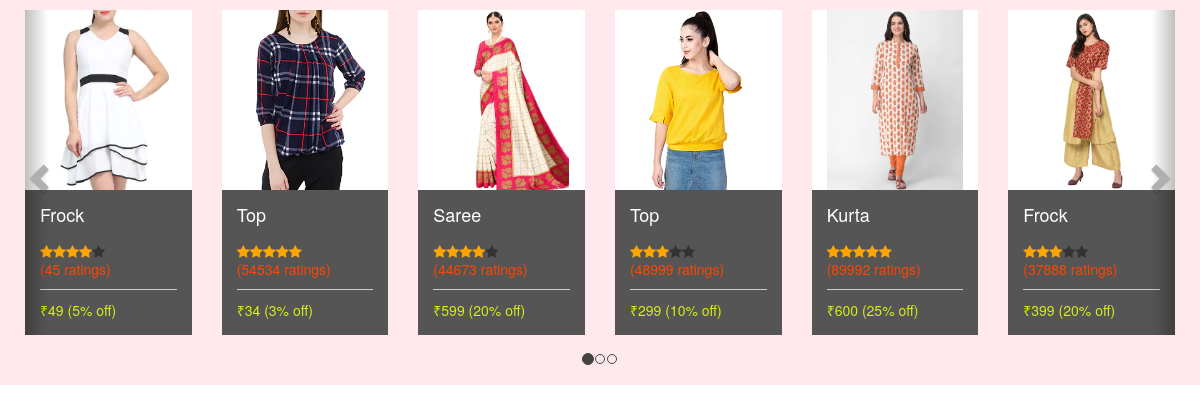
Page /productsliderwomen.php on the committed database.
### tables this page shows
CREATE TABLE `itemdetails` (
  `ItemID` mediumtext NOT NULL,
  `ItemName` varchar(100) NOT NULL,
  `ItemPrice` varchar(100) NOT NULL,
  `ItemDiscount` varchar(100) NOT NULL,
  `ItemRatings` varchar(100) NOT NULL,
  `ItemStars` int(5) NOT NULL,
  `ItemCategory` varchar(100) NOT NULL,
  `ItemDesc` mediumtext NOT NULL,
  `ItemImage` varchar(1000) NOT NULL,
  `ItemQuantity` mediumtext NOT NULL
);

### productsliderwomen.php (the view, shortened to what this page needs)
<?php
require "bootstrap.php";
require "includes/dbh_inc.php";
function make_query1($conn)
{
    $sql = "SELECT * FROM itemdetails where ItemCategory=?";
    $stmt  = mysqli_stmt_init($conn);
    if(!mysqli_stmt_prepare($stmt, $sql)){
        echo mysqli_error();
    }
    else{
        $category ='Women';
        mysqli_stmt_bind_param($stmt, "s", $category);
        mysqli_stmt_execute($stmt);
        $result = mysqli_stmt_get_result($stmt);
        return $result;
    }
}
function make_slide_indicators1($conn)
{
     $output = '';
     $count = 0;
    $subcount = 0;
     $result = make_query1($conn);
     while($row = mysqli_fetch_array($result))
     {
         if($count == 0)
         {
             $output .= '<li data-target="#abcwomen" data-slide-to="'.$count.'" class="active"></li>';
         }
         else if(($count%6 == 0) && $count != 0)
         {
             $subcount = $subcount+1;
             $output .= '<li data-target="#abcwomen" data-slide-to="'.$subcount.'"></li>';
         }
         $count = $count + 1;
     }
     return $output;
}
function make_slides1($conn)
{
     $output = '';
     $subcount = 0;
     $result = make_query1($conn);
     while($row = mysqli_fetch_array($result))
     {  $stars = '';
        if($subcount == 0)
        {
            $output .= '<div class="item active">
                        <div class="row">';
        }
         else if(($subcount%6 == 0) && $subcount != 0)
         {
             $output .= '</div></div><div class="item ">
                        <div class="row">';
         }
        $stars = '';
         if($row['ItemStars']<=5){
         for($x=0; $x<$row['ItemStars'];$x++){
             $stars .= '<i class="fa fa-star check"></i>';
         }
        for($y=5; $y>$x;$y--){
            $stars .= '<i class=" fa fa-star ncheck"></i>';
         }
         }
         $output .= '<div class="col-xs-6 col-md-2">
                                <div class="product_item">
                                    <div class="product_photo">
                                        <a href="home.php?page=itemdetails&ItemID='.$row['ItemID'].'"><img src="'.$row['ItemImage'].'" class="img-responsive" alt="a" /></a>
                                    </div>
                                    <div class="product_info" style="background-color: #555;">
                                        <div class="product_title">
                                            <h4><p>'.$row['ItemName'].' </p></h4></div>
                                        <div class="product_rating">
                                            '.$stars.'<br>
                                            <p>('.$row['ItemRatings'].' ratings)</p>
                                        </div>
                                        <div class="hline"></div>
                                        <div class="product_price text-success text-bold" >
                                           ₹'.$row['ItemPrice'].' ('.$row['ItemDiscount'].'% off)
                                        </div>
                                    </div>
                                </div>
                            </div>';
         $subcount = $subcount + 1;
     }
     return $output;
}
?>
<link rel='stylesheet' type="text/css" href="productstyle.css">
<div class="product_slider women">
        <div class="container-fluid">
            <div id="abcwomen" class="carousel slide" data-ride="carousel" >
                <ol class="carousel-indicators">
                    <?php echo make_slide_indicators1($conn); ?>
                </ol>
                <div class="carousel-inner">
                    <?php echo make_slides1($conn);
                    mysqli_close($conn);?>
                </div>
            </div>
            <a class="left carousel-control" href="#abcwomen" role="button" data-slide="prev">
                <span class="glyphicon glyphicon-chevron-left" aria-hidden="true"></span>
            </a>
            <a class="right carousel-control" href="#abcwomen" role="button" data-slide="next">
                <span class="glyphicon glyphicon-chevron-right" aria-hidden="true"></span>
            </a>
    </div>
</div>
    </div>
</div>

### productstyle.css (style rules this page uses)
.product_slider .carousel-indicators { bottom: -40px; }
.product_slider .carousel-indicators .active { background-color: #444; border-color: }
.product_slider .carousel-indicators li { border-color:#444; }
.product_title p { text-transform: capitalize; }
.ncheck { color: #333333; }
.check { color:orange; }
.women { background-color: #ffe9ec; padding: 10px; }
.product_slider { padding-bottom: 50px; }
.product_slider .carousel-control { width: 2%; }
.product_item p { color: white; }
.product_item .hline { margin: 10px 0; height: 1px; background: #ccc; }
.product_photo { text-align: center; height: 180px; background: #fff; }
.product_photo img { height: 100%; display: inline-block; position: relative; transition: ease-in-out .3s; }
.product_info { padding: 15px; }
.product_title h4 { margin-top: 0; white-space: nowrap; text-overflow: ellipsis; overflow: hidden; }
.product_rating { color: #acacac; }
.product_rating p { color: orangered; }
.glyphicon { color :#606060FF; }
.text-success { color:#D6ED17FF; }

### rows in the picture
itemdetails: ItemImage (picture), ItemName "Frock", ItemStars 4 (drawn), ItemRatings "45", ItemPrice "49", ItemDiscount "5"
itemdetails: ItemImage (picture), ItemName "Top", ItemStars 5 (drawn), ItemRatings "54534", ItemPrice "34", ItemDiscount "3"
itemdetails: ItemImage (picture), ItemName "Saree", ItemStars 4 (drawn), ItemRatings "44673", ItemPrice "599", ItemDiscount "20"
itemdetails: ItemImage (picture), ItemName "Top", ItemStars 3 (drawn), ItemRatings "48999", ItemPrice "299", ItemDiscount "10"
itemdetails: ItemImage (picture), ItemName "Kurta", ItemStars 5 (drawn), ItemRatings "89992", ItemPrice "600", ItemDiscount "25"
itemdetails: ItemImage (picture), ItemName "Frock", ItemStars 3 (drawn), ItemRatings "37888", ItemPrice "399", ItemDiscount "20"
